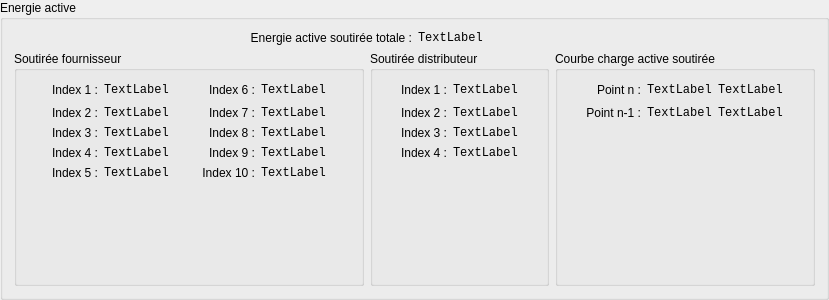
<?xml version="1.0" encoding="UTF-8"?>
<ui version="4.0">
 <class>GBEnergieActive</class>
 <widget class="QGroupBox" name="GBEnergieActive">
  <property name="geometry">
   <rect>
    <x>0</x>
    <y>0</y>
    <width>829</width>
    <height>300</height>
   </rect>
  </property>
  <property name="windowTitle">
   <string>GroupBox</string>
  </property>
  <property name="title">
   <string>Energie active</string>
  </property>
  <layout class="QVBoxLayout" name="verticalLayout">
   <item>
    <layout class="QHBoxLayout" name="horizontalLayout_2" stretch="0,0">
     <item>
      <widget class="QLabel" name="EASTLabel">
       <property name="text">
        <string>Energie active soutirée totale :</string>
       </property>
       <property name="alignment">
        <set>Qt::AlignRight|Qt::AlignTrailing|Qt::AlignVCenter</set>
       </property>
      </widget>
     </item>
     <item>
      <widget class="QLabel" name="EASTValue">
       <property name="font">
        <font>
         <family>Monospace</family>
        </font>
       </property>
       <property name="text">
        <string>TextLabel</string>
       </property>
      </widget>
     </item>
    </layout>
   </item>
   <item>
    <layout class="QHBoxLayout" name="horizontalLayout">
     <item>
      <widget class="QGroupBox" name="gbEASF">
       <property name="title">
        <string>Soutirée fournisseur</string>
       </property>
       <layout class="QGridLayout" name="gridLayout_3">
        <item row="1" column="3">
         <spacer name="horizontalSpacer_9">
          <property name="orientation">
           <enum>Qt::Horizontal</enum>
          </property>
          <property name="sizeHint" stdset="0">
           <size>
            <width>40</width>
            <height>20</height>
           </size>
          </property>
         </spacer>
        </item>
        <item row="5" column="2">
         <widget class="QLabel" name="EASF05Value">
          <property name="font">
           <font>
            <family>Monospace</family>
           </font>
          </property>
          <property name="text">
           <string>TextLabel</string>
          </property>
         </widget>
        </item>
        <item row="5" column="5">
         <widget class="QLabel" name="EASF10Value">
          <property name="font">
           <font>
            <family>Monospace</family>
           </font>
          </property>
          <property name="text">
           <string>TextLabel</string>
          </property>
         </widget>
        </item>
        <item row="5" column="1">
         <widget class="QLabel" name="EASF05Label">
          <property name="text">
           <string>Index 5 :</string>
          </property>
          <property name="alignment">
           <set>Qt::AlignRight|Qt::AlignTrailing|Qt::AlignVCenter</set>
          </property>
         </widget>
        </item>
        <item row="2" column="4">
         <widget class="QLabel" name="EASF07Label">
          <property name="text">
           <string>Index 7 :</string>
          </property>
          <property name="alignment">
           <set>Qt::AlignRight|Qt::AlignTrailing|Qt::AlignVCenter</set>
          </property>
         </widget>
        </item>
        <item row="1" column="4">
         <widget class="QLabel" name="EASF06Label">
          <property name="text">
           <string>Index 6 :</string>
          </property>
          <property name="alignment">
           <set>Qt::AlignRight|Qt::AlignTrailing|Qt::AlignVCenter</set>
          </property>
         </widget>
        </item>
        <item row="5" column="4">
         <widget class="QLabel" name="EASF10Label">
          <property name="text">
           <string>Index 10 :</string>
          </property>
          <property name="alignment">
           <set>Qt::AlignRight|Qt::AlignTrailing|Qt::AlignVCenter</set>
          </property>
         </widget>
        </item>
        <item row="2" column="1">
         <widget class="QLabel" name="EASF02Label">
          <property name="text">
           <string>Index 2 :</string>
          </property>
          <property name="alignment">
           <set>Qt::AlignRight|Qt::AlignTrailing|Qt::AlignVCenter</set>
          </property>
         </widget>
        </item>
        <item row="1" column="2">
         <widget class="QLabel" name="EASF01Value">
          <property name="font">
           <font>
            <family>Monospace</family>
           </font>
          </property>
          <property name="text">
           <string>TextLabel</string>
          </property>
         </widget>
        </item>
        <item row="4" column="2">
         <widget class="QLabel" name="EASF04Value">
          <property name="font">
           <font>
            <family>Monospace</family>
           </font>
          </property>
          <property name="text">
           <string>TextLabel</string>
          </property>
         </widget>
        </item>
        <item row="2" column="5">
         <widget class="QLabel" name="EASF07Value">
          <property name="font">
           <font>
            <family>Monospace</family>
           </font>
          </property>
          <property name="text">
           <string>TextLabel</string>
          </property>
         </widget>
        </item>
        <item row="3" column="1">
         <widget class="QLabel" name="EASF03Label">
          <property name="text">
           <string>Index 3 :</string>
          </property>
          <property name="alignment">
           <set>Qt::AlignRight|Qt::AlignTrailing|Qt::AlignVCenter</set>
          </property>
         </widget>
        </item>
        <item row="1" column="5">
         <widget class="QLabel" name="EASF06Value">
          <property name="font">
           <font>
            <family>Monospace</family>
           </font>
          </property>
          <property name="text">
           <string>TextLabel</string>
          </property>
         </widget>
        </item>
        <item row="4" column="1">
         <widget class="QLabel" name="EASF04Label">
          <property name="text">
           <string>Index 4 :</string>
          </property>
          <property name="alignment">
           <set>Qt::AlignRight|Qt::AlignTrailing|Qt::AlignVCenter</set>
          </property>
         </widget>
        </item>
        <item row="1" column="1">
         <widget class="QLabel" name="EASF01Label">
          <property name="text">
           <string>Index 1 :</string>
          </property>
          <property name="alignment">
           <set>Qt::AlignRight|Qt::AlignTrailing|Qt::AlignVCenter</set>
          </property>
         </widget>
        </item>
        <item row="4" column="5">
         <widget class="QLabel" name="EASF09Value">
          <property name="font">
           <font>
            <family>Monospace</family>
           </font>
          </property>
          <property name="text">
           <string>TextLabel</string>
          </property>
         </widget>
        </item>
        <item row="2" column="2">
         <widget class="QLabel" name="EASF02Value">
          <property name="font">
           <font>
            <family>Monospace</family>
           </font>
          </property>
          <property name="text">
           <string>TextLabel</string>
          </property>
         </widget>
        </item>
        <item row="3" column="2">
         <widget class="QLabel" name="EASF03Value">
          <property name="font">
           <font>
            <family>Monospace</family>
           </font>
          </property>
          <property name="text">
           <string>TextLabel</string>
          </property>
         </widget>
        </item>
        <item row="3" column="4">
         <widget class="QLabel" name="EASF08Label">
          <property name="text">
           <string>Index 8 :</string>
          </property>
          <property name="alignment">
           <set>Qt::AlignRight|Qt::AlignTrailing|Qt::AlignVCenter</set>
          </property>
         </widget>
        </item>
        <item row="1" column="0">
         <spacer name="horizontalSpacer_8">
          <property name="orientation">
           <enum>Qt::Horizontal</enum>
          </property>
          <property name="sizeHint" stdset="0">
           <size>
            <width>40</width>
            <height>20</height>
           </size>
          </property>
         </spacer>
        </item>
        <item row="3" column="5">
         <widget class="QLabel" name="EASF08Value">
          <property name="font">
           <font>
            <family>Monospace</family>
           </font>
          </property>
          <property name="text">
           <string>TextLabel</string>
          </property>
         </widget>
        </item>
        <item row="6" column="1">
         <spacer name="verticalSpacer_3">
          <property name="orientation">
           <enum>Qt::Vertical</enum>
          </property>
          <property name="sizeHint" stdset="0">
           <size>
            <width>20</width>
            <height>40</height>
           </size>
          </property>
         </spacer>
        </item>
        <item row="4" column="4">
         <widget class="QLabel" name="EASF09Label">
          <property name="text">
           <string>Index 9 :</string>
          </property>
          <property name="alignment">
           <set>Qt::AlignRight|Qt::AlignTrailing|Qt::AlignVCenter</set>
          </property>
         </widget>
        </item>
        <item row="1" column="6">
         <spacer name="horizontalSpacer_10">
          <property name="orientation">
           <enum>Qt::Horizontal</enum>
          </property>
          <property name="sizeHint" stdset="0">
           <size>
            <width>40</width>
            <height>20</height>
           </size>
          </property>
         </spacer>
        </item>
       </layout>
      </widget>
     </item>
     <item>
      <widget class="QGroupBox" name="gbEASD">
       <property name="title">
        <string>Soutirée distributeur</string>
       </property>
       <layout class="QGridLayout" name="gridLayout_4">
        <item row="1" column="1">
         <widget class="QLabel" name="EASD01Label">
          <property name="text">
           <string>Index 1 :</string>
          </property>
          <property name="alignment">
           <set>Qt::AlignRight|Qt::AlignTrailing|Qt::AlignVCenter</set>
          </property>
         </widget>
        </item>
        <item row="4" column="2">
         <widget class="QLabel" name="EASD04Value">
          <property name="font">
           <font>
            <family>Monospace</family>
           </font>
          </property>
          <property name="text">
           <string>TextLabel</string>
          </property>
         </widget>
        </item>
        <item row="3" column="1">
         <widget class="QLabel" name="EASD03Label">
          <property name="text">
           <string>Index 3 :</string>
          </property>
          <property name="alignment">
           <set>Qt::AlignRight|Qt::AlignTrailing|Qt::AlignVCenter</set>
          </property>
         </widget>
        </item>
        <item row="5" column="1">
         <spacer name="verticalSpacer_4">
          <property name="orientation">
           <enum>Qt::Vertical</enum>
          </property>
          <property name="sizeHint" stdset="0">
           <size>
            <width>20</width>
            <height>40</height>
           </size>
          </property>
         </spacer>
        </item>
        <item row="3" column="2">
         <widget class="QLabel" name="EASD03Value">
          <property name="font">
           <font>
            <family>Monospace</family>
           </font>
          </property>
          <property name="text">
           <string>TextLabel</string>
          </property>
         </widget>
        </item>
        <item row="1" column="2">
         <widget class="QLabel" name="EASD01Value">
          <property name="font">
           <font>
            <family>Monospace</family>
           </font>
          </property>
          <property name="text">
           <string>TextLabel</string>
          </property>
         </widget>
        </item>
        <item row="2" column="1">
         <widget class="QLabel" name="EASD02Label">
          <property name="text">
           <string>Index 2 :</string>
          </property>
          <property name="alignment">
           <set>Qt::AlignRight|Qt::AlignTrailing|Qt::AlignVCenter</set>
          </property>
         </widget>
        </item>
        <item row="1" column="0">
         <spacer name="horizontalSpacer_12">
          <property name="orientation">
           <enum>Qt::Horizontal</enum>
          </property>
          <property name="sizeHint" stdset="0">
           <size>
            <width>40</width>
            <height>20</height>
           </size>
          </property>
         </spacer>
        </item>
        <item row="4" column="1">
         <widget class="QLabel" name="EASD04Label">
          <property name="text">
           <string>Index 4 :</string>
          </property>
          <property name="alignment">
           <set>Qt::AlignRight|Qt::AlignTrailing|Qt::AlignVCenter</set>
          </property>
         </widget>
        </item>
        <item row="1" column="3">
         <spacer name="horizontalSpacer_11">
          <property name="orientation">
           <enum>Qt::Horizontal</enum>
          </property>
          <property name="sizeHint" stdset="0">
           <size>
            <width>40</width>
            <height>20</height>
           </size>
          </property>
         </spacer>
        </item>
        <item row="2" column="2">
         <widget class="QLabel" name="EASD02Value">
          <property name="font">
           <font>
            <family>Monospace</family>
           </font>
          </property>
          <property name="text">
           <string>TextLabel</string>
          </property>
         </widget>
        </item>
       </layout>
      </widget>
     </item>
     <item>
      <widget class="QGroupBox" name="gbEASD_2">
       <property name="title">
        <string>Courbe charge active soutirée</string>
       </property>
       <layout class="QGridLayout" name="gridLayout_5">
        <item row="2" column="3">
         <widget class="QLabel" name="CCASN_1Timestamp">
          <property name="font">
           <font>
            <family>Monospace</family>
           </font>
          </property>
          <property name="text">
           <string>TextLabel</string>
          </property>
         </widget>
        </item>
        <item row="2" column="1">
         <widget class="QLabel" name="CCASN_1Label">
          <property name="text">
           <string>Point n-1 :</string>
          </property>
          <property name="alignment">
           <set>Qt::AlignRight|Qt::AlignTrailing|Qt::AlignVCenter</set>
          </property>
         </widget>
        </item>
        <item row="1" column="4">
         <spacer name="horizontalSpacer_14">
          <property name="orientation">
           <enum>Qt::Horizontal</enum>
          </property>
          <property name="sizeHint" stdset="0">
           <size>
            <width>40</width>
            <height>20</height>
           </size>
          </property>
         </spacer>
        </item>
        <item row="2" column="2">
         <widget class="QLabel" name="CCASN_1Value">
          <property name="font">
           <font>
            <family>Monospace</family>
           </font>
          </property>
          <property name="text">
           <string>TextLabel</string>
          </property>
         </widget>
        </item>
        <item row="1" column="2">
         <widget class="QLabel" name="CCASNValue">
          <property name="font">
           <font>
            <family>Monospace</family>
           </font>
          </property>
          <property name="text">
           <string>TextLabel</string>
          </property>
         </widget>
        </item>
        <item row="1" column="1">
         <widget class="QLabel" name="CCASNLabel">
          <property name="text">
           <string>Point n :</string>
          </property>
          <property name="alignment">
           <set>Qt::AlignRight|Qt::AlignTrailing|Qt::AlignVCenter</set>
          </property>
         </widget>
        </item>
        <item row="1" column="0">
         <spacer name="horizontalSpacer_13">
          <property name="orientation">
           <enum>Qt::Horizontal</enum>
          </property>
          <property name="sizeHint" stdset="0">
           <size>
            <width>40</width>
            <height>20</height>
           </size>
          </property>
         </spacer>
        </item>
        <item row="3" column="1">
         <spacer name="verticalSpacer_5">
          <property name="orientation">
           <enum>Qt::Vertical</enum>
          </property>
          <property name="sizeHint" stdset="0">
           <size>
            <width>20</width>
            <height>40</height>
           </size>
          </property>
         </spacer>
        </item>
        <item row="1" column="3">
         <widget class="QLabel" name="CCASNTimestamp">
          <property name="font">
           <font>
            <family>Monospace</family>
           </font>
          </property>
          <property name="text">
           <string>TextLabel</string>
          </property>
         </widget>
        </item>
       </layout>
      </widget>
     </item>
    </layout>
   </item>
  </layout>
 </widget>
 <resources/>
 <connections/>
</ui>
